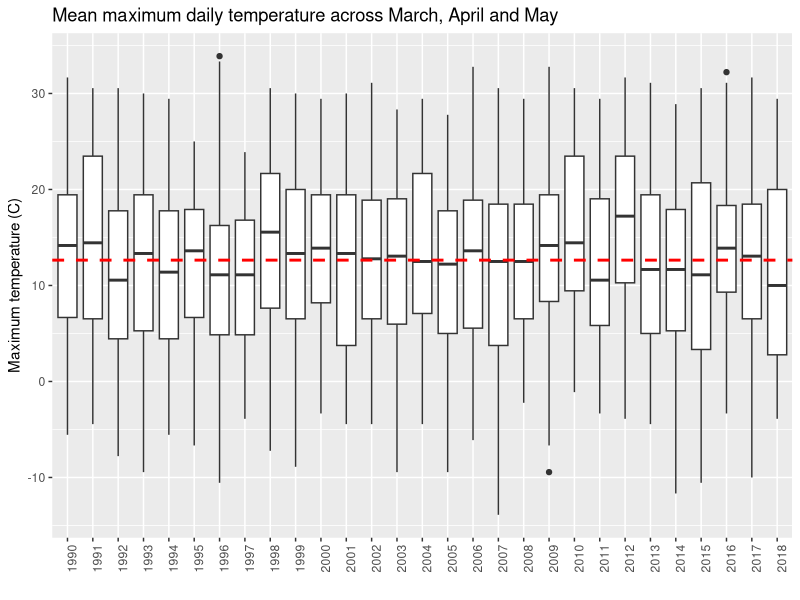
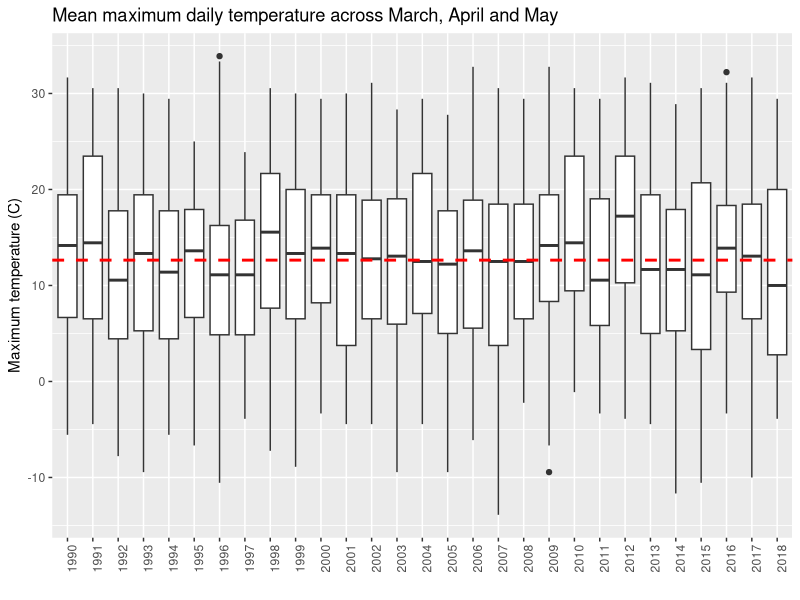

Generate these figures, in order, with R:
## ---- chunk 1
library(tidyverse)
library(dplyr)
library(zoo)
## ---- chunk 2
df <- read.csv("IthacaWeatherData1990_2022.csv", h=TRUE)

#coerce climate variables to class numeric, NAs introduced where missing data were coded as characters 
df$MaxTemp <- as.numeric(df$MaxTemp)
df$MinTemp <- as.numeric(df$MinTemp)
df$Precip <- as.numeric(df$Precip)
df$HDD <- as.numeric(df$HDD)
df$CDD <- as.numeric(df$CDD)
df$GDD <- as.numeric(df$GDD)
## ---- chunk 3
f2c <- function(x){
  x <- (5/9) * (x-32)
  return(x)
}
f2c(42)#first MaxTemp = 5.555C

df$MaxTempC <- mapply(f2c, df$MaxTemp)
df$MinTempC <- mapply(f2c, df$MinTemp)

in2cm <- function(x){
  x <- x * 2.54
  return(x)
}
in2cm(0.07)#first precip amount = 0.1778 cm
df$PrecipCM <- mapply(in2cm, df$Precip)
## ---- chunk 4
df <- df %>% 
  select(Date,Obs,Year,Month,Day,Julian,MaxTempC,MinTempC,AtObsTemp,
         PrecipCM,Snowfall,SnowDepth,HDD,CDD,GDD)
## ---- chunk 5
NestingMonths.df <- subset(df, Month >2 & Month <6 & Year < 2019)
## ---- chunk 6
NestingMonths.df$Year <- as.factor(NestingMonths.df$Year)
mean(NestingMonths.df$MaxTempC, na.rm=TRUE)

TempsByYear.plot <- ggplot(data = NestingMonths.df)+
  geom_boxplot(aes(x=Year,y=MaxTempC))+
  geom_hline(yintercept = 12.64, color = "red", linetype = "dashed", size = 1)+
  ylab("Maximum temperature (C)")+
  xlab("")+
  ggtitle("Mean maximum daily temperature across March, April and May")+
  theme(axis.text.x = element_text(angle = 90))

TempsByYear.plot
ggsave("TempsByYear.png", width = 6, height = 4)
## ---- chunk 7
#zoo::rollapply(): align = 'left' applies to the succeeding days, while align = 'right' applies to the preceding days  
?zoo::rollapply()

#An 11-day rolling window calculates the mean of MaxTemp for the next 11 days
df$MaxTempMean1_11 <- zoo::rollapply(df$MaxTempC, width=11, FUN=mean, align = 'left', fill = NA, partial = TRUE, na.rm = TRUE)

#Code check
c(mean=mean(df[1:11,7]),metric=df[1,16])
#mean() calculation should match metric
## ---- chunk 8
print(df[1:11,7])
## ---- chunk 9
#MaxTempMean for days 12-22
df$MaxTempMean12_22 <- dplyr::lead(df$MaxTempMean1_11, n = 11)

#Code check
c(mean=mean(df[12:22,7]), metric=df[1,17])#mean() calculation should match metric
## ---- chunk 10
print(df[12:22,7])#11 values
## ---- chunk 11
#MaxTempMean for days 23-33
df$MaxTempMean23_33 <- dplyr::lead(df$MaxTempMean12_22, n = 11)

#Code check
c(mean=mean(df[23:33,7]), metric=df[1,18])#mean() calculation should match metric
## ---- chunk 12
print(df[23:33,7])#11 values
## ---- chunk 13
#MaxTempMean for days 34-44
df$leadMax34_44 <- dplyr::lead(df$MaxTempMean23_33, n = 11)

#Code check
c(mean=mean(df[34:44,7]), metric=df[1,19])#mean() calculation should match metric
## ---- chunk 14
print(df[34:44,7])#11 values
## ---- chunk 15
#MaxTemp mean for 19 days prior to hatch date
df$MeanMaxTempIncubation <- zoo::rollapply(df$MaxTempC, width=19, FUN=mean, align = 'right', fill = NA, partial = TRUE, na.rm = TRUE)

#Code check
c(mean=mean(df[1:19,7]), metric=df[19,20]) #mean() calculation should match metric
## ---- chunk 16
print(df[1:19,7])#19 values
## ---- chunk 17
df$PrecipSum1_11 <- zoo::rollapply(df$PrecipCM, width=11, FUN=sum, align = 'left', fill = NA, partial = TRUE, na.rm = TRUE)

#Code check 
c(sum=sum(df[1:11,10], na.rm = TRUE), metric=df[1,21]) #sum() calculation should match metric
## ---- chunk 18
print(df[1:11,10])#11 values)
## ---- chunk 19
#PrecipSum column that is 11 days ahead
df$PrecipSum12_22 <- dplyr::lead(df$PrecipSum1_11, n = 11)

#Code check
c(sum=sum(df[12:22,10], na.rm = TRUE), metric=df[1,22]) #sum() calculation should match metric
## ---- chunk 20
print(df[12:22,10])
## ---- chunk 21
#PrecipSum column that is 22 days ahead
df$PrecipSum23_33 <- dplyr::lead(df$PrecipSum12_22, n = 11)

#Code check
c(sum=sum(df[23:33,10], na.rm = TRUE), metric=df[1,23]) #sum() calculation should match metric
## ---- chunk 22
print(df[23:33,10])#11 values
## ---- chunk 23
#PrecipSum column that is 33 days ahead
df$PrecipSum34_44 <- dplyr::lead(df$PrecipSum23_33, n = 11)

#Code check
c(sum=sum(df[34:44,10]), metric=df[1,24]) #sum() calculation should match metric
## ---- chunk 24
print(df[34:44,10])#11 values
## ---- chunk 25
#PrecipSum column that looks back 19 days from hatch date
df$PrecipSumIncubation <- zoo::rollapply(df$PrecipCM, width=19, FUN=sum, align = 'right', fill = NA, partial = TRUE, na.rm = TRUE)

#Code check
c(sum=sum(df[1:19,10], na.rm = TRUE), metric=df[19,25]) #sum() calculation should match metric
## ---- chunk 26
print(df[1:19,10])#19 values
## ---- chunk 27
#GDDSum column the first 11 days 
df$GDDSum1_11 <- zoo::rollapply(df$GDD, width=11, FUN=sum, align = 'left', fill = NA, partial = TRUE, na.rm = TRUE)

#Code check
c(sum=sum(df[112:122,15], na.rm = TRUE), metric=df[112,26]) #sum() calculation should match metric
## ---- chunk 28
print(df[112:122,15])
## ---- chunk 29
#GDDSum column that is 11 days ahead
df$GDDSum12_22 <- dplyr::lead(df$GDDSum1_11, n = 11)

#Code check
c(sum=sum(df[66:76,15], na.rm = TRUE), metric=df[55,27]) #sum() calculation should match metric
## ---- chunk 30
print(df[66:76,15])
## ---- chunk 31
#GDDSum column that is 22 days ahead
df$GDDSum23_33 <- dplyr::lead(df$GDDSum12_22, n = 11)

#Code check
c(sum=sum(df[66:76,15], na.rm = TRUE), metric=df[44,28]) #sum() calculation should match metric
## ---- chunk 32
#GDDSum column that is 33 days ahead
df$GDDSum34_44 <- dplyr::lead(df$GDDSum23_33, n = 11)

#Code check
c(sum=sum(df[66:76,15], na.rm = TRUE), metric=df[33,29]) #sum() should match metric
## ---- chunk 33
#GDDSum for the 19 days preceding hatch date
df$GDDSumIncubation <- zoo::rollapply(df$GDD, width=19, FUN=sum, align = 'right', fill = NA, partial = TRUE, na.rm = TRUE)

#code check
c(sum=sum(df[111:129,15], na.rm = TRUE), metric=df[129,30]) #sum() should match metric
## ---- chunk 34
print(df[111:129,15])#19 values
## ---- chunk 35
#CDDSum column the first 11 days 
df$CDDSum1_11 <- zoo::rollapply(df$CDD, width=11, FUN=sum, align = 'left', fill = NA, partial = TRUE, na.rm = TRUE)

#Code check
c(sum=sum(df[112:122,14], na.rm = TRUE), metric=df[112,31]) #sum() calculation should match metric
## ---- chunk 36
print(df[112:122,14])#11 values
## ---- chunk 37
#CDDSum column that is 11 days ahead
df$CDDSum12_22 <- dplyr::lead(df$CDDSum1_11, n = 11)

#Code check
c(sum=sum(df[66:76,14], na.rm = TRUE), metric=df[55,32]) #sum() calculation should match metric
## ---- chunk 38
print(df[66:76,14])
## ---- chunk 39
#CDDSum column that is 22 days ahead
df$CDDSum23_33 <- dplyr::lead(df$CDDSum12_22, n = 11)

#Code check
c(sum=sum(df[66:76,14], na.rm = TRUE), metric=df[44,33]) #sum() calculation should match metric
## ---- chunk 40
#CDDSum column that is 33 days ahead
df$CDDSum34_44 <- dplyr::lead(df$CDDSum23_33, n = 11)

#Code check
c(sum=sum(df[66:76,14], na.rm = TRUE), metric=df[33,34]) #sum() should match metric
## ---- chunk 41
#CDDSum for the 19 days preceding hatch date
df$CDDSumIncubation <- zoo::rollapply(df$CDD, width=19, FUN=sum, align = 'right', fill = NA, partial = TRUE, na.rm = TRUE)

#code check
c(sum=sum(df[111:129,14], na.rm = TRUE), metric=df[129,35]) #sum() should match metric
## ---- chunk 42
print(df[111:129,14])#19 values
## ---- chunk 43
#An 11-day rolling window calculates the mean of MinTemp for the next 11 days
df$MinTempMean1_11 <- zoo::rollapply(df$MinTempC, width=11, FUN=mean, align = 'left', fill = NA, partial = TRUE, na.rm = TRUE)

#Code check
c(mean=mean(df[1:11,8]),metric=df[1,36])
#mean() calculation should match metric
## ---- chunk 44
#MaxTempMean for days 12-22
df$MinTempMean12_22 <- dplyr::lead(df$MinTempMean1_11, n = 11)

#Code check
c(mean=mean(df[12:22,8]), metric=df[1,37])#mean() calculation should match metric
## ---- chunk 45
#MaxTemp mean for 19 days prior to hatch date
df$MeanMinTempIncubation <- zoo::rollapply(df$MinTempC, width=19, FUN=mean, align = 'right', fill = NA, partial = TRUE, na.rm = TRUE)

#Code check
c(mean=mean(df[1:19,8]), metric=df[19,38]) #mean() calculation should match metric
## ---- chunk 46
#New dataframe with the derived climate metrics
ClimateMetrics.df <- df %>% 
  select(Date,Month,Day,Julian,
         MaxTempMean1_11,MaxTempMean12_22,MeanMaxTempIncubation,
         MinTempMean1_11,MinTempMean12_22,MeanMinTempIncubation,
         PrecipSum1_11,PrecipSum12_22,PrecipSumIncubation,
         GDDSum1_11,GDDSum12_22,GDDSumIncubation,
         CDDSum1_11,CDDSum12_22,CDDSumIncubation)
## ---- chunk 47
# write.csv(ClimateMetrics.df, "ClimateMetrics.csv",
#            row.names = FALSE)
## ---- chunk 48
CL.df <- read.csv("ClimateMetrics.csv", h=TRUE)

